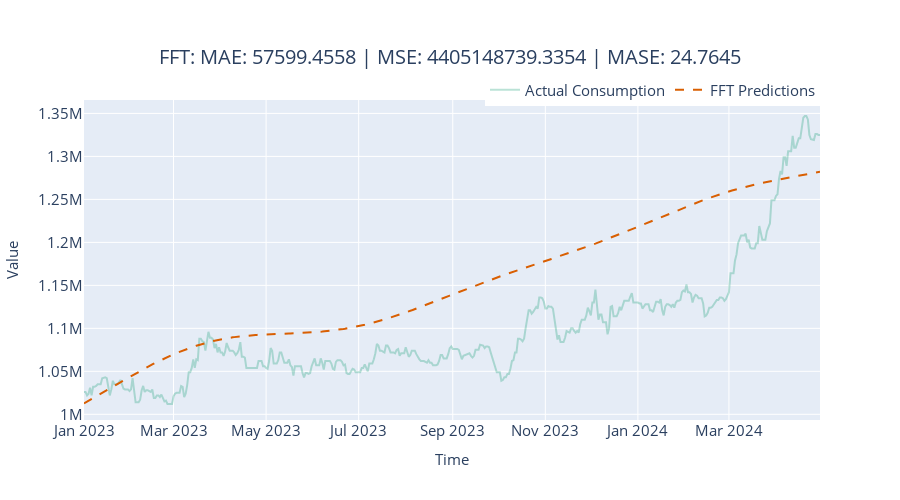

Notebook cell for this chart:
### Code cell
fig = plot_forecast(pred_df, forecast_columns=["fft_predictions"], forecast_display_names=['FFT Predictions'])
fig = format_plot(fig, title=f"FFT: MAE: {metrics['MAE']:.4f} | MSE: {metrics['MSE']:.4f} | MASE: {metrics['MASE']:.4f}")
# fig.update_xaxes(type="date", range=["2014-01-01", "2014-01-08"])
# fig.write_image("energy-consumption/images/fft.png")
fig.show()

### Figure 1 — Plotly figure (JSON) as saved in the notebook; plotly's stock layout.template omitted (floating-point values rounded to 4 significant figures; data arrays with more than 128 entries replaced by an {"elided": "..."} marker saying what was removed)
{"data": [{"line": {"color": "rgba(27,158,119, 0.3)"}, "mode": "lines", "name": "Actual Consumption", "type": "scatter", "x": {"elided": "486 str values"}, "y": {"elided": "486 int values"}}, {"line": {"color": "rgba(217,95,2, 1)", "dash": "dash"}, "mode": "lines", "name": "FFT Predictions", "type": "scatter", "x": {"elided": "486 str values"}, "y": {"elided": "486 float values"}}], "layout": {"autosize": false, "height": 500, "legend": {"font": {"size": 15}, "orientation": "h", "title": {}, "x": 1, "xanchor": "right", "y": 0.98, "yanchor": "bottom"}, "title": {"font": {"size": 20}, "text": "FFT: MAE: 57599.4558 | MSE: 4405148739.3354 | MASE: 24.7645", "x": 0.5, "xanchor": "center", "yanchor": "top"}, "width": 900, "xaxis": {"tickfont": {"size": 15}, "title": {"font": {"size": 15}, "text": "Time"}}, "yaxis": {"tickfont": {"size": 15}, "title": {"font": {"size": 15}, "text": "Value"}}}}
